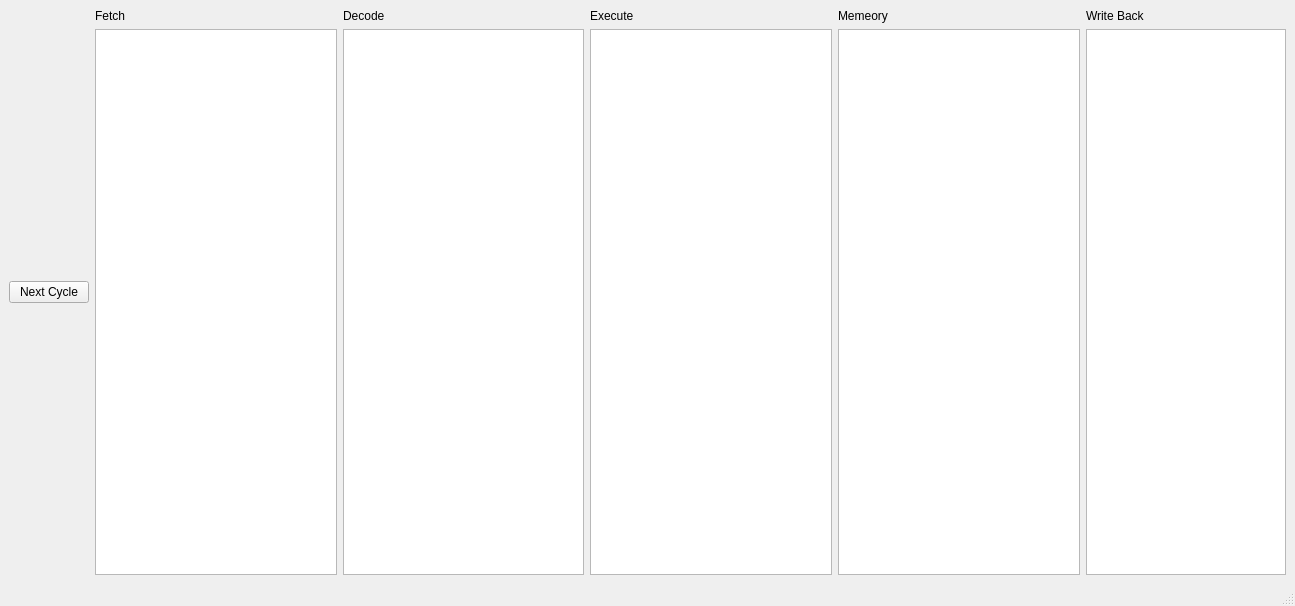
<?xml version="1.0" encoding="UTF-8"?>
<ui version="4.0">
 <class>MainWindow</class>
 <widget class="QMainWindow" name="MainWindow">
  <property name="geometry">
   <rect>
    <x>0</x>
    <y>0</y>
    <width>1295</width>
    <height>606</height>
   </rect>
  </property>
  <property name="windowTitle">
   <string>MainWindow</string>
  </property>
  <widget class="QWidget" name="centralwidget">
   <layout class="QHBoxLayout" name="horizontalLayout_3">
    <item>
     <layout class="QHBoxLayout" name="horizontalLayout_4">
      <item>
       <widget class="QPushButton" name="pushButton">
        <property name="text">
         <string>Next Cycle</string>
        </property>
       </widget>
      </item>
      <item>
       <layout class="QHBoxLayout" name="horizontalLayout_2">
        <item>
         <layout class="QHBoxLayout" name="horizontalLayout">
          <item>
           <layout class="QVBoxLayout" name="verticalLayout">
            <item>
             <widget class="QLabel" name="label">
              <property name="text">
               <string>Fetch</string>
              </property>
             </widget>
            </item>
            <item>
             <widget class="QTextEdit" name="textEdit"/>
            </item>
           </layout>
          </item>
          <item>
           <layout class="QVBoxLayout" name="verticalLayout_2">
            <item>
             <widget class="QLabel" name="label_2">
              <property name="text">
               <string>Decode</string>
              </property>
             </widget>
            </item>
            <item>
             <widget class="QTextEdit" name="textEdit_2"/>
            </item>
           </layout>
          </item>
          <item>
           <layout class="QVBoxLayout" name="verticalLayout_3">
            <item>
             <widget class="QLabel" name="label_3">
              <property name="text">
               <string>Execute</string>
              </property>
             </widget>
            </item>
            <item>
             <widget class="QTextEdit" name="textEdit_3"/>
            </item>
           </layout>
          </item>
          <item>
           <layout class="QVBoxLayout" name="verticalLayout_4">
            <item>
             <widget class="QLabel" name="label_4">
              <property name="text">
               <string>Memeory</string>
              </property>
             </widget>
            </item>
            <item>
             <widget class="QTextEdit" name="textEdit_5"/>
            </item>
           </layout>
          </item>
         </layout>
        </item>
        <item>
         <layout class="QVBoxLayout" name="verticalLayout_5">
          <item>
           <widget class="QLabel" name="label_5">
            <property name="text">
             <string>Write Back</string>
            </property>
           </widget>
          </item>
          <item>
           <widget class="QTextEdit" name="textEdit_4"/>
          </item>
         </layout>
        </item>
       </layout>
      </item>
     </layout>
    </item>
   </layout>
  </widget>
  <widget class="QMenuBar" name="menubar">
   <property name="geometry">
    <rect>
     <x>0</x>
     <y>0</y>
     <width>1295</width>
     <height>26</height>
    </rect>
   </property>
  </widget>
  <widget class="QStatusBar" name="statusbar"/>
 </widget>
 <resources/>
 <connections/>
</ui>
